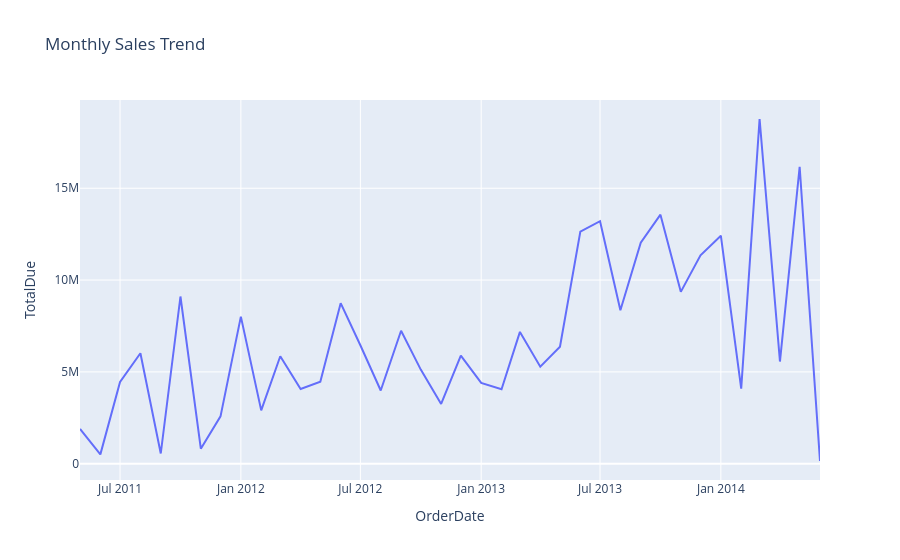

Notebook code cell kept with this figure:
### Markdown cell above
### What is the monthly sales trend over time?

### Code cell
sales_trend = df.groupby(df["OrderDate"].dt.to_period("M"))["TotalDue"].sum().reset_index()
sales_trend["OrderDate"] = sales_trend["OrderDate"].astype(str)
fig = px.line(sales_trend, x="OrderDate", y="TotalDue", title="Monthly Sales Trend")
fig.show()

### Figure 1 — Plotly figure (JSON) as saved in the notebook; plotly's stock layout.template omitted (floating-point values rounded to 4 significant figures)
{"data": [{"hovertemplate": "OrderDate=%{x}<br>TotalDue=%{y}<extra></extra>", "legendgroup": "", "line": {"color": "#636efa", "dash": "solid"}, "marker": {"symbol": "circle"}, "mode": "lines", "name": "", "orientation": "v", "showlegend": false, "type": "scatter", "x": ["2011-05", "2011-06", "2011-07", "2011-08", "2011-09", "2011-10", "2011-11", "2011-12", "2012-01", "2012-02", "2012-03", "2012-04", "2012-05", "2012-06", "2012-07", "2012-08", "2012-09", "2012-10", "2012-11", "2012-12", "2013-01", "2013-02", "2013-03", "2013-04", "2013-05", "2013-06", "2013-07", "2013-08", "2013-09", "2013-10", "2013-11", "2013-12", "2014-01", "2014-02", "2014-03", "2014-04", "2014-05", "2014-06"], "xaxis": "x", "y": [1893000.0, 507100.0, 4454000.0, 6016000.0, 554800.0, 9105000.0, 815300.0, 2577000.0, 8007000.0, 2903000.0, 5850000.0, 4072000.0, 4466000.0, 8741000.0, 6452000.0, 3984000.0, 7240000.0, 5124000.0, 3257000.0, 5882000.0, 4396000.0, 4054000.0, 7176000.0, 5281000.0, 6371000.0, 12640000.0, 13200000.0, 8359000.0, 12030000.0, 13560000.0, 9358000.0, 11350000.0, 12410000.0, 4088000.0, 18770000.0, 5563000.0, 16170000.0, 146100.0], "yaxis": "y"}], "layout": {"legend": {"tracegroupgap": 0}, "title": {"text": "Monthly Sales Trend"}, "xaxis": {"anchor": "y", "domain": [0, 1], "title": {"text": "OrderDate"}}, "yaxis": {"anchor": "x", "domain": [0, 1], "title": {"text": "TotalDue"}}}}
